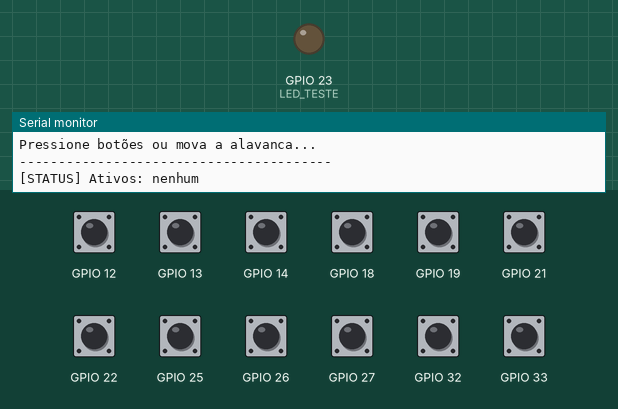
Recording of a program running on a simulated ESP32. Shown: output pins drawn as LEDs (lit = HIGH), the last lines printed to the serial monitor. The inputs (shaded band) are chosen by the test bench; at power-on: GPIO 12–14, GPIO 18, GPIO 19, GPIO 21, GPIO 22, GPIO 25–27, GPIO 32, GPIO 33 HIGH.

Above: at 1.7 s.
1.8 s: GPIO 12 pulled LOW for 0.15 s
At 1.9 s:
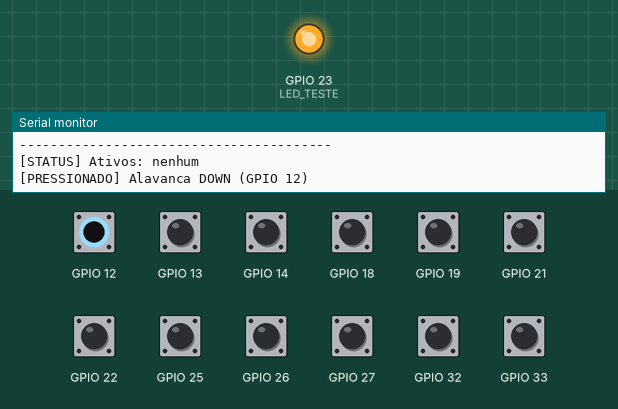
3.4 s: GPIO 13 pulled LOW for 0.15 s
At 4.3 s:
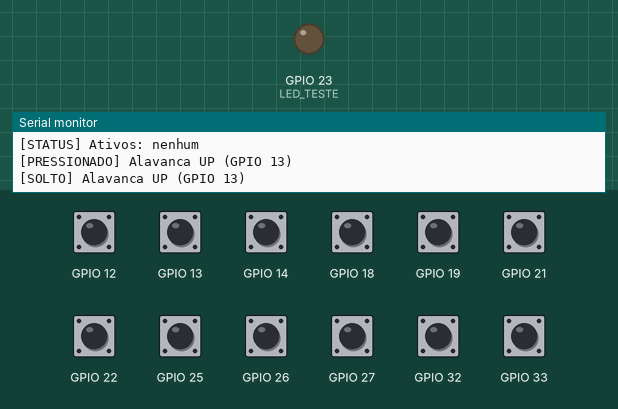
5.0 s: GPIO 14 pulled LOW for 0.15 s
At 5.1 s:
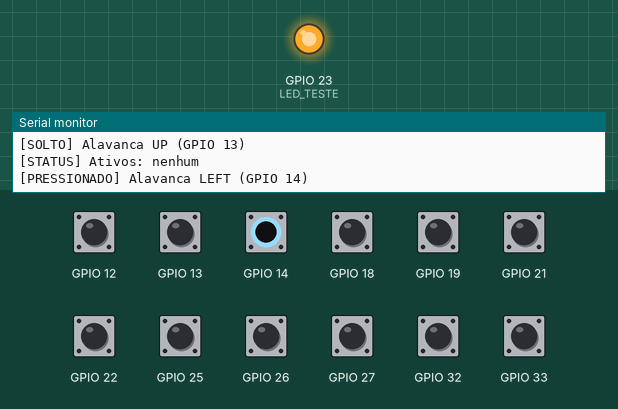
6.6 s: GPIO 18 pulled LOW for 0.15 s
At 7.9 s:
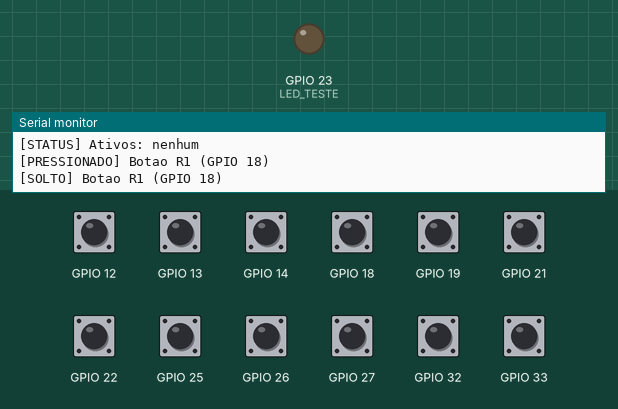
8.2 s: GPIO 19 pulled LOW for 0.15 s
At 9.2 s:
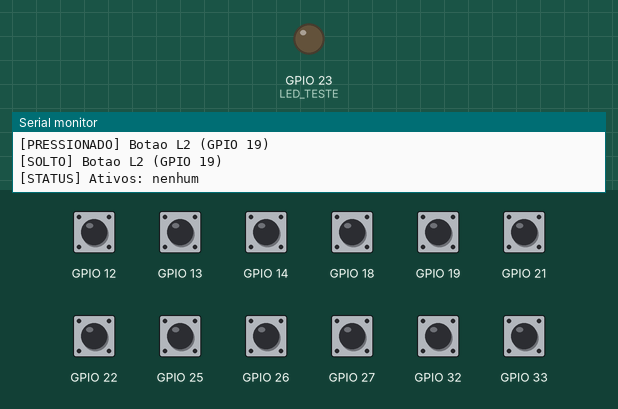
9.8 s: GPIO 21 pulled LOW for 0.15 s
At 10.4 s:
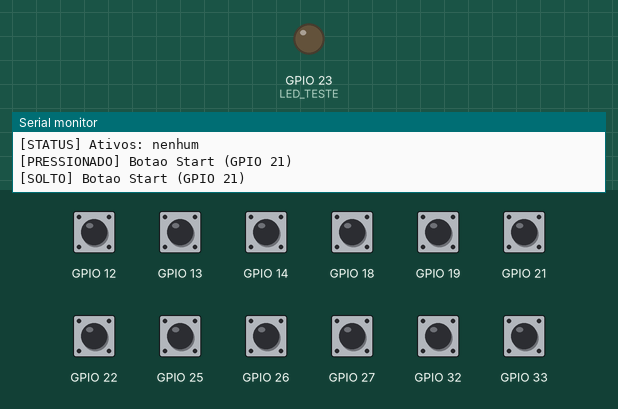
Timing chart, 0 to 12.4 s (numbered marks = the images above; inputs shaded):
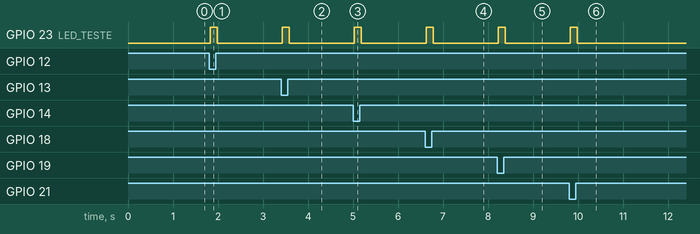

Measured:
- after the input at 1.8 s, GPIO 23 (LED_TESTE): LOW → HIGH at once, → LOW 0.15 s later
- after the input at 3.4 s, GPIO 23 (LED_TESTE): LOW → HIGH at once, → LOW 0.15 s later
- after the input at 5.0 s, GPIO 23 (LED_TESTE): LOW → HIGH at once, → LOW 0.15 s later
- after the input at 6.6 s, GPIO 23 (LED_TESTE): LOW → HIGH at once, → LOW 0.15 s later
- after the input at 8.2 s, GPIO 23 (LED_TESTE): LOW → HIGH at once, → LOW 0.15 s later
- after the input at 9.8 s, GPIO 23 (LED_TESTE): LOW → HIGH at once, → LOW 0.15 s later

The program:

main.cpp
```cpp
#include <Arduino.h>

// LED de teste: acende quando qualquer entrada estiver pressionada
constexpr uint8_t LED_TESTE = 23;

constexpr unsigned long DEBOUNCE_MS = 30;
constexpr unsigned long STATUS_INTERVAL_MS = 2000;

struct Input {
  uint8_t pin;
  const char *label;
  bool stablePressed;
  bool lastReading;
  unsigned long lastChangeMs;
};

Input inputs[] = {
    {13, "Alavanca UP", false, false, 0},
    {12, "Alavanca DOWN", false, false, 0},
    {14, "Alavanca LEFT", false, false, 0},
    {27, "Alavanca RIGHT", false, false, 0},
    {25, "Botao Square", false, false, 0},
    {26, "Botao Circle", false, false, 0},
    {32, "Botao Triangle", false, false, 0},
    {33, "Botao X", false, false, 0},
    {18, "Botao R1", false, false, 0},
    {19, "Botao L2", false, false, 0},
    {21, "Botao Start", false, false, 0},
    {22, "Botao Select", false, false, 0},
};

constexpr size_t INPUT_COUNT = sizeof(inputs) / sizeof(inputs[0]);

unsigned long lastStatusMs = 0;

bool isPressed(uint8_t pin) { return digitalRead(pin) == LOW; }

void printBanner() {
  Serial.println();
  Serial.println("========================================");
  Serial.println("  Controle Arcade - Teste de Entradas");
  Serial.println("========================================");
  Serial.println("Pull-up interno: repouso = solto, LOW = pressionado");
  Serial.printf("LED de teste no GPIO %d\n", LED_TESTE);
  Serial.println();
  Serial.println("Entradas monitoradas:");
  for (size_t i = 0; i < INPUT_COUNT; i++) {
    Serial.printf("  GPIO %-2d -> %s\n", inputs[i].pin, inputs[i].label);
  }
  Serial.println();
  Serial.println("Pressione botões ou mova a alavanca...");
  Serial.println("----------------------------------------");
}

void printActiveInputs() {
  bool anyActive = false;

  Serial.print("[STATUS] Ativos: ");

  for (size_t i = 0; i < INPUT_COUNT; i++) {
    if (inputs[i].stablePressed) {
      if (anyActive) {
        Serial.print(", ");
      }
      Serial.print(inputs[i].label);
      anyActive = true;
    }
  }

  if (!anyActive) {
    Serial.print("nenhum");
  }

  Serial.println();
}

void setup() {
  Serial.begin(115200);
  delay(500);

  pinMode(LED_TESTE, OUTPUT);
  digitalWrite(LED_TESTE, LOW);

  for (size_t i = 0; i < INPUT_COUNT; i++) {
    pinMode(inputs[i].pin, INPUT_PULLUP);
    inputs[i].lastReading = isPressed(inputs[i].pin);
    inputs[i].stablePressed = inputs[i].lastReading;
  }

  printBanner();
  printActiveInputs();
  lastStatusMs = millis();
}

void loop() {
  bool anyPressed = false;
  const unsigned long now = millis();

  for (size_t i = 0; i < INPUT_COUNT; i++) {
    Input &input = inputs[i];
    const bool reading = isPressed(input.pin);

    if (reading != input.lastReading) {
      input.lastChangeMs = now;
      input.lastReading = reading;
    }

    if ((now - input.lastChangeMs) >= DEBOUNCE_MS && reading != input.stablePressed) {
      input.stablePressed = reading;

      Serial.printf("[%s] %s (GPIO %d)\n",
                    input.stablePressed ? "PRESSIONADO" : "SOLTO",
                    input.label,
                    input.pin);
    }

    if (input.stablePressed) {
      anyPressed = true;
    }
  }

  digitalWrite(LED_TESTE, anyPressed ? HIGH : LOW);

  if ((now - lastStatusMs) >= STATUS_INTERVAL_MS) {
    printActiveInputs();
    lastStatusMs = now;
  }
}
```
